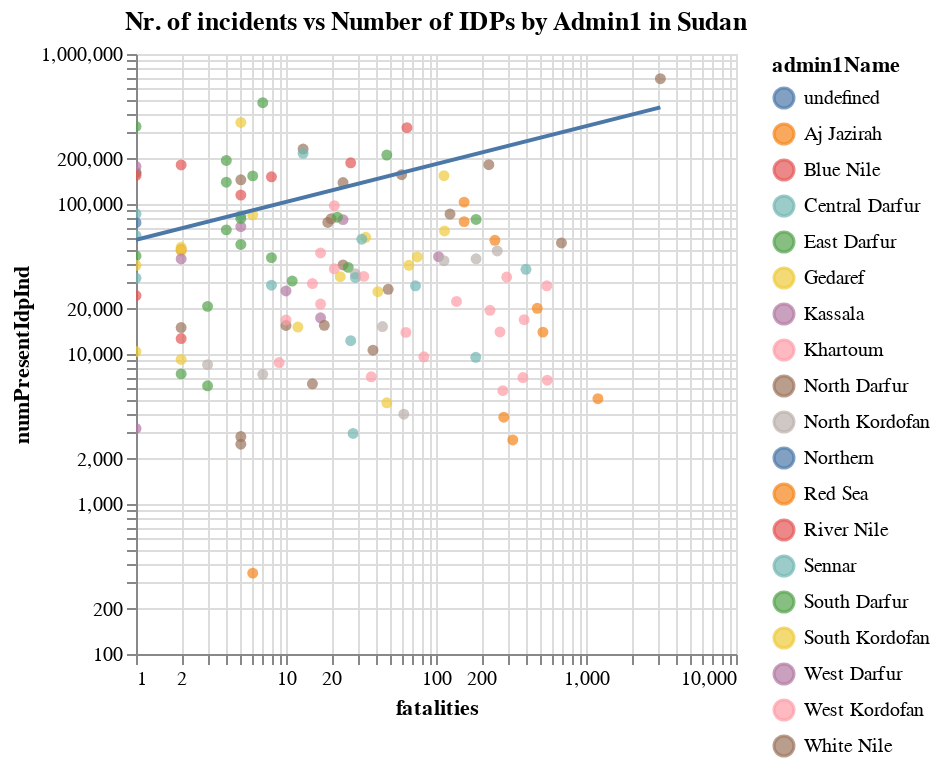

Here is the notebook cell this chart was saved with:
### Code cell
# Create a selection for the year
year_dropdown = alt.binding_select(options=idp_acled_graph['year'].unique(), name='Year ')
year_select = alt.selection_single(fields=['year'], bind=year_dropdown, value=idp_acled_graph['year'].unique()[0])

# Create the chart with the selection and regression line
chart = alt.Chart(idp_acled_graph).mark_circle().encode(
    x=alt.X('fatalities:Q', scale=alt.Scale(type='log')),
    y=alt.Y('numPresentIdpInd:Q', scale=alt.Scale(type='log')),
    color='admin1Name:N',
    tooltip=['admin1Name', 'fatalities', 'numPresentIdpInd']
).properties(
    title='Nr. of incidents vs Number of IDPs by Admin1 in Sudan'
).add_selection(
    year_select
).transform_filter(
    year_select
).interactive()

# Add regression line
regression_line = chart.transform_regression(
    'fatalities', 'numPresentIdpInd', groupby=['year']
).mark_line(color='red')

# Combine chart and regression line
final_chart = chart + regression_line

final_chart

### Figure 1 — Vega-Lite specification as saved in the notebook (floating-point values rounded to 4 significant figures; data arrays with more than 128 entries replaced by an {"elided": "..."} marker saying what was removed)
{"config": {"view": {"continuousWidth": 300, "continuousHeight": 300}}, "layer": [{"mark": {"type": "circle"}, "encoding": {"color": {"field": "admin1Name", "type": "nominal"}, "tooltip": [{"field": "admin1Name", "type": "nominal"}, {"field": "fatalities", "type": "quantitative"}, {"field": "numPresentIdpInd", "type": "quantitative"}], "x": {"field": "fatalities", "scale": {"type": "log"}, "type": "quantitative"}, "y": {"field": "numPresentIdpInd", "scale": {"type": "log"}, "type": "quantitative"}}, "name": "view_1", "title": "Nr. of incidents vs Number of IDPs by Admin1 in Sudan", "transform": [{"filter": {"param": "param_15"}}]}, {"mark": {"type": "line", "color": "red"}, "encoding": {"color": {"field": "admin1Name", "type": "nominal"}, "tooltip": [{"field": "admin1Name", "type": "nominal"}, {"field": "fatalities", "type": "quantitative"}, {"field": "numPresentIdpInd", "type": "quantitative"}], "x": {"field": "fatalities", "scale": {"type": "log"}, "type": "quantitative"}, "y": {"field": "numPresentIdpInd", "scale": {"type": "log"}, "type": "quantitative"}}, "title": "Nr. of incidents vs Number of IDPs by Admin1 in Sudan", "transform": [{"filter": {"param": "param_15"}}, {"on": "fatalities", "regression": "numPresentIdpInd", "groupby": ["year"]}]}], "data": {"name": "data-2b1f4231ffda2868a965ffa9fb4839c0"}, "params": [{"name": "param_15", "select": {"type": "point", "fields": ["year"]}, "bind": {"input": "select", "options": [2024.0, 2023.0], "name": "Year "}, "value": 2024.0, "views": ["view_1"]}, {"name": "param_16", "select": {"type": "interval", "encodings": ["x", "y"]}, "bind": "scales", "views": ["view_1"]}], "$schema": "https://vega.github.io/schema/vega-lite/v5.20.1.json", "datasets": {"data-2b1f4231ffda2868a965ffa9fb4839c0": {"elided": "227 records"}}}
